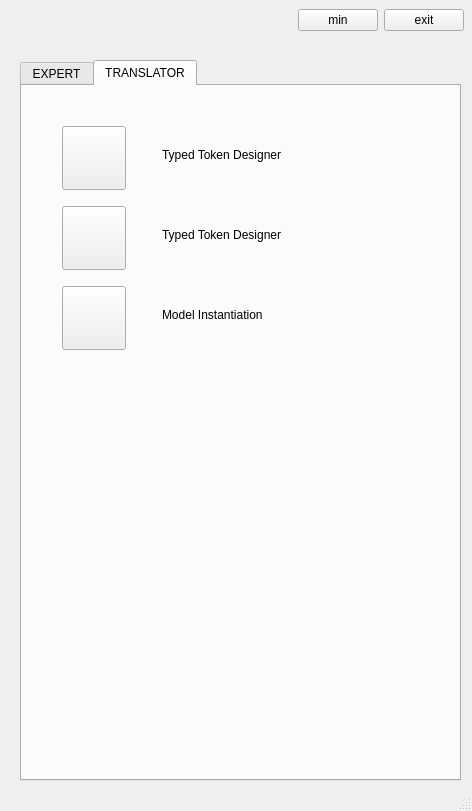
<?xml version="1.0" encoding="UTF-8"?>
<ui version="4.0">
 <class>MainWindow</class>
 <widget class="QMainWindow" name="MainWindow">
  <property name="geometry">
   <rect>
    <x>0</x>
    <y>0</y>
    <width>472</width>
    <height>811</height>
   </rect>
  </property>
  <property name="windowTitle">
   <string>MainWindow</string>
  </property>
  <widget class="QWidget" name="centralwidget">
   <widget class="QTabWidget" name="tabWidget">
    <property name="geometry">
     <rect>
      <x>20</x>
      <y>60</y>
      <width>441</width>
      <height>721</height>
     </rect>
    </property>
    <property name="currentIndex">
     <number>1</number>
    </property>
    <widget class="QWidget" name="tab">
     <attribute name="title">
      <string>EXPERT</string>
     </attribute>
     <widget class="QPushButton" name="pushFoundationEditor">
      <property name="geometry">
       <rect>
        <x>40</x>
        <y>60</y>
        <width>64</width>
        <height>64</height>
       </rect>
      </property>
      <property name="text">
       <string/>
      </property>
     </widget>
     <widget class="QLabel" name="labelFoundationEditor">
      <property name="geometry">
       <rect>
        <x>140</x>
        <y>80</y>
        <width>171</width>
        <height>17</height>
       </rect>
      </property>
      <property name="text">
       <string>Foundation Editor</string>
      </property>
      <property name="buddy">
       <cstring>pushFoundationEditor</cstring>
      </property>
     </widget>
     <widget class="QLabel" name="labelEquationEditor">
      <property name="geometry">
       <rect>
        <x>140</x>
        <y>170</y>
        <width>171</width>
        <height>17</height>
       </rect>
      </property>
      <property name="text">
       <string>Equation Editor</string>
      </property>
      <property name="buddy">
       <cstring>pushFoundationEditor</cstring>
      </property>
     </widget>
     <widget class="QPushButton" name="pushEquationEditor">
      <property name="geometry">
       <rect>
        <x>40</x>
        <y>150</y>
        <width>64</width>
        <height>64</height>
       </rect>
      </property>
      <property name="text">
       <string/>
      </property>
     </widget>
     <widget class="QPushButton" name="pushGraphComoponentDesigner">
      <property name="geometry">
       <rect>
        <x>40</x>
        <y>240</y>
        <width>64</width>
        <height>64</height>
       </rect>
      </property>
      <property name="text">
       <string/>
      </property>
     </widget>
     <widget class="QLabel" name="labelGraphComoponentDesigner">
      <property name="geometry">
       <rect>
        <x>140</x>
        <y>260</y>
        <width>211</width>
        <height>17</height>
       </rect>
      </property>
      <property name="text">
       <string>Graph Component Designer</string>
      </property>
      <property name="buddy">
       <cstring>pushFoundationEditor</cstring>
      </property>
     </widget>
     <widget class="QLabel" name="labelComposerAutomataDesigner">
      <property name="geometry">
       <rect>
        <x>140</x>
        <y>350</y>
        <width>211</width>
        <height>17</height>
       </rect>
      </property>
      <property name="text">
       <string>Automata Designer</string>
      </property>
      <property name="buddy">
       <cstring>pushFoundationEditor</cstring>
      </property>
     </widget>
     <widget class="QPushButton" name="pushComposerAutomataDesigner">
      <property name="geometry">
       <rect>
        <x>40</x>
        <y>330</y>
        <width>64</width>
        <height>64</height>
       </rect>
      </property>
      <property name="text">
       <string/>
      </property>
     </widget>
     <widget class="QPushButton" name="pushWriteRDFGraph">
      <property name="geometry">
       <rect>
        <x>40</x>
        <y>420</y>
        <width>64</width>
        <height>64</height>
       </rect>
      </property>
      <property name="text">
       <string/>
      </property>
     </widget>
     <widget class="QLabel" name="labelWriteRDFGraph">
      <property name="geometry">
       <rect>
        <x>140</x>
        <y>440</y>
        <width>211</width>
        <height>17</height>
       </rect>
      </property>
      <property name="text">
       <string>Write RDF Graph</string>
      </property>
      <property name="buddy">
       <cstring>pushFoundationEditor</cstring>
      </property>
     </widget>
     <widget class="QPushButton" name="pushDotGraphs">
      <property name="geometry">
       <rect>
        <x>40</x>
        <y>510</y>
        <width>64</width>
        <height>64</height>
       </rect>
      </property>
      <property name="text">
       <string/>
      </property>
     </widget>
     <widget class="QLabel" name="labelDotGraphs">
      <property name="geometry">
       <rect>
        <x>140</x>
        <y>530</y>
        <width>211</width>
        <height>17</height>
       </rect>
      </property>
      <property name="text">
       <string>Ontology Dot Graphs</string>
      </property>
      <property name="buddy">
       <cstring>pushFoundationEditor</cstring>
      </property>
     </widget>
     <widget class="QLabel" name="labelEntityDesigner">
      <property name="geometry">
       <rect>
        <x>140</x>
        <y>620</y>
        <width>211</width>
        <height>17</height>
       </rect>
      </property>
      <property name="text">
       <string>Entity Designer</string>
      </property>
      <property name="buddy">
       <cstring>pushFoundationEditor</cstring>
      </property>
     </widget>
     <widget class="QPushButton" name="pushEntityDesigner">
      <property name="geometry">
       <rect>
        <x>40</x>
        <y>600</y>
        <width>64</width>
        <height>64</height>
       </rect>
      </property>
      <property name="text">
       <string/>
      </property>
     </widget>
    </widget>
    <widget class="QWidget" name="tab_2">
     <attribute name="title">
      <string>TRANSLATOR</string>
     </attribute>
     <widget class="QPushButton" name="pushTypedTokenDesigner">
      <property name="geometry">
       <rect>
        <x>40</x>
        <y>40</y>
        <width>64</width>
        <height>64</height>
       </rect>
      </property>
      <property name="text">
       <string/>
      </property>
     </widget>
     <widget class="QLabel" name="labelTypedTokenDesigner">
      <property name="geometry">
       <rect>
        <x>140</x>
        <y>60</y>
        <width>211</width>
        <height>17</height>
       </rect>
      </property>
      <property name="text">
       <string>Typed Token Designer</string>
      </property>
      <property name="buddy">
       <cstring>pushFoundationEditor</cstring>
      </property>
     </widget>
     <widget class="QPushButton" name="pushModelComposer">
      <property name="geometry">
       <rect>
        <x>40</x>
        <y>120</y>
        <width>64</width>
        <height>64</height>
       </rect>
      </property>
      <property name="text">
       <string/>
      </property>
     </widget>
     <widget class="QLabel" name="labelModelComposer">
      <property name="geometry">
       <rect>
        <x>140</x>
        <y>140</y>
        <width>211</width>
        <height>17</height>
       </rect>
      </property>
      <property name="text">
       <string>Typed Token Designer</string>
      </property>
      <property name="buddy">
       <cstring>pushFoundationEditor</cstring>
      </property>
     </widget>
     <widget class="QPushButton" name="pushModelInstantiate">
      <property name="geometry">
       <rect>
        <x>40</x>
        <y>200</y>
        <width>64</width>
        <height>64</height>
       </rect>
      </property>
      <property name="text">
       <string/>
      </property>
     </widget>
     <widget class="QLabel" name="labelModelInstantiate">
      <property name="geometry">
       <rect>
        <x>140</x>
        <y>220</y>
        <width>211</width>
        <height>17</height>
       </rect>
      </property>
      <property name="text">
       <string>Model Instantiation</string>
      </property>
      <property name="buddy">
       <cstring>pushFoundationEditor</cstring>
      </property>
     </widget>
    </widget>
   </widget>
   <widget class="QWidget" name="horizontalLayoutWidget">
    <property name="geometry">
     <rect>
      <x>23</x>
      <y>0</y>
      <width>441</width>
      <height>41</height>
     </rect>
    </property>
    <layout class="QHBoxLayout" name="horizontalLayout">
     <item>
      <spacer name="horizontalSpacer_11">
       <property name="orientation">
        <enum>Qt::Horizontal</enum>
       </property>
       <property name="sizeHint" stdset="0">
        <size>
         <width>40</width>
         <height>20</height>
        </size>
       </property>
      </spacer>
     </item>
     <item>
      <widget class="QPushButton" name="Minimise">
       <property name="text">
        <string>min</string>
       </property>
      </widget>
     </item>
     <item>
      <widget class="QPushButton" name="Exit">
       <property name="text">
        <string>exit</string>
       </property>
      </widget>
     </item>
    </layout>
   </widget>
  </widget>
  <widget class="QStatusBar" name="statusbar"/>
 </widget>
 <resources/>
 <connections/>
</ui>
